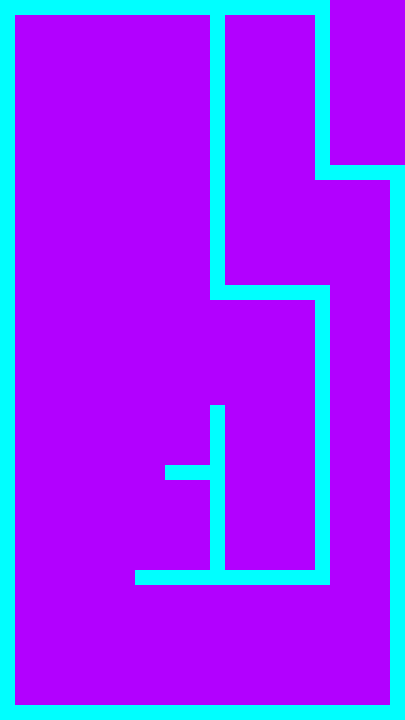

A 2D game scene composited from a Tiled map and its tileset images. What follows is a short description and the map's XML, with every tile layer's data as written:
An orthogonal 27x48 tile map with 15x15 px tiles, 1 tile layer (Tile Layer 1), 3 tilesets and 15 objects.

<map version="1.0" tiledversion="1.1.5" orientation="orthogonal" renderorder="right-down" width="27" height="48" tilewidth="15" tileheight="15" infinite="0" nextobjectid="151">
 <tileset firstgid="1" name="tileset" tilewidth="15" tileheight="15" tilecount="10" columns="10">
  <image source="../gfx/tilesets/blocks.png" width="150" height="15" />
 </tileset>
 <tileset firstgid="11" name="button" tilewidth="15" tileheight="15" tilecount="1" columns="1">
  <image source="../gfx/images/button.png" width="15" height="15" />
 </tileset>
 <tileset firstgid="12" name="turret" tilewidth="15" tileheight="15" tilecount="2" columns="2">
  <image source="../gfx/images/turret.png" width="30" height="15" />
 </tileset>
 <layer name="Tile Layer 1" width="27" height="48">
  <data encoding="csv">
7,7,7,7,7,7,7,7,7,7,7,7,7,7,7,7,7,7,7,7,7,7,9,9,9,9,9,
7,9,9,9,9,9,9,9,9,9,9,9,9,9,7,9,9,9,9,9,9,7,9,9,9,9,9,
7,9,9,9,9,9,9,9,9,9,9,9,9,9,7,9,9,9,9,9,9,7,9,9,9,9,9,
7,9,9,9,9,9,9,9,9,9,9,9,9,9,7,9,9,9,9,9,9,7,9,9,9,9,9,
7,9,9,9,9,9,9,9,9,9,9,9,9,9,7,9,9,9,9,9,9,7,9,9,9,9,9,
7,9,9,9,9,9,9,9,9,9,9,9,9,9,7,9,9,9,9,9,9,7,9,9,9,9,9,
7,9,9,9,9,9,9,9,9,9,9,9,9,9,7,9,9,9,9,9,9,7,9,9,9,9,9,
7,9,9,9,9,9,9,9,9,9,9,9,9,9,7,9,9,9,9,9,9,7,9,9,9,9,9,
7,9,9,9,9,9,9,9,9,9,9,9,9,9,7,9,9,9,9,9,9,7,9,9,9,9,9,
7,9,9,9,9,9,9,9,9,9,9,9,9,9,7,9,9,9,9,9,9,7,9,9,9,9,9,
7,9,9,9,9,9,9,9,9,9,9,9,9,9,7,9,9,9,9,9,9,7,9,9,9,9,9,
7,9,9,9,9,9,9,9,9,9,9,9,9,9,7,9,9,9,9,9,9,7,7,7,7,7,7,
7,9,9,9,9,9,9,9,9,9,9,9,9,9,7,9,9,9,9,9,9,9,9,9,9,9,7,
7,9,9,9,9,9,9,9,9,9,9,9,9,9,7,9,9,9,9,9,9,9,9,9,9,9,7,
7,9,9,9,9,9,9,9,9,9,9,9,9,9,7,9,9,9,9,9,9,9,9,9,9,9,7,
7,9,9,9,9,9,9,9,9,9,9,9,9,9,7,9,9,9,9,9,9,9,9,9,9,9,7,
7,9,9,9,9,9,9,9,9,9,9,9,9,9,7,9,9,9,9,9,9,9,9,9,9,9,7,
7,9,9,9,9,9,9,9,9,9,9,9,9,9,7,9,9,9,9,9,9,9,9,9,9,9,7,
7,9,9,9,9,9,9,9,9,9,9,9,9,9,7,9,9,9,9,9,9,9,9,9,9,9,7,
7,9,9,9,9,9,9,9,9,9,9,9,9,9,7,7,7,7,7,7,7,7,9,9,9,9,7,
7,9,9,9,9,9,9,9,9,9,9,9,9,9,9,9,9,9,9,9,9,7,9,9,9,9,7,
7,9,9,9,9,9,9,9,9,9,9,9,9,9,9,9,9,9,9,9,9,7,9,9,9,9,7,
7,9,9,9,9,9,9,9,9,9,9,9,9,9,9,9,9,9,9,9,9,7,9,9,9,9,7,
7,9,9,9,9,9,9,9,9,9,9,9,9,9,9,9,9,9,9,9,9,7,9,9,9,9,7,
7,9,9,9,9,9,9,9,9,9,9,9,9,9,9,9,9,9,9,9,9,7,9,9,9,9,7,
7,9,9,9,9,9,9,9,9,9,9,9,9,9,9,9,9,9,9,9,9,7,9,9,9,9,7,
7,9,9,9,9,9,9,9,9,9,9,9,9,9,9,9,9,9,9,9,9,7,9,9,9,9,7,
7,9,9,9,9,9,9,9,9,9,9,9,9,9,7,9,9,9,9,9,9,7,9,9,9,9,7,
7,9,9,9,9,9,9,9,9,9,9,9,9,9,7,9,9,9,9,9,9,7,9,9,9,9,7,
7,9,9,9,9,9,9,9,9,9,9,9,9,9,7,9,9,9,9,9,9,7,9,9,9,9,7,
7,9,9,9,9,9,9,9,9,9,9,9,9,9,7,9,9,9,9,9,9,7,9,9,9,9,7,
7,9,9,9,9,9,9,9,9,9,9,7,7,7,7,9,9,9,9,9,9,7,9,9,9,9,7,
7,9,9,9,9,9,9,9,9,9,9,9,9,9,7,9,9,9,9,9,9,7,9,9,9,9,7,
7,9,9,9,9,9,9,9,9,9,9,9,9,9,7,9,9,9,9,9,9,7,9,9,9,9,7,
7,9,9,9,9,9,9,9,9,9,9,9,9,9,7,9,9,9,9,9,9,7,9,9,9,9,7,
7,9,9,9,9,9,9,9,9,9,9,9,9,9,7,9,9,9,9,9,9,7,9,9,9,9,7,
7,9,9,9,9,9,9,9,9,9,9,9,9,9,7,9,9,9,9,9,9,7,9,9,9,9,7,
7,9,9,9,9,9,9,9,9,9,9,9,9,9,7,9,9,9,9,9,9,7,9,9,9,9,7,
7,9,9,9,9,9,9,9,9,7,7,7,7,7,7,7,7,7,7,7,7,7,9,9,9,9,7,
7,9,9,9,9,9,9,9,9,9,9,9,9,9,9,9,9,9,9,9,9,9,9,9,9,9,7,
7,9,9,9,9,9,9,9,9,9,9,9,9,9,9,9,9,9,9,9,9,9,9,9,9,9,7,
7,9,9,9,9,9,9,9,9,9,9,9,9,9,9,9,9,9,9,9,9,9,9,9,9,9,7,
7,9,9,9,9,9,9,9,9,9,9,9,9,9,9,9,9,9,9,9,9,9,9,9,9,9,7,
7,9,9,9,9,9,9,9,9,9,9,9,9,9,9,9,9,9,9,9,9,9,9,9,9,9,7,
7,9,9,9,9,9,9,9,9,9,9,9,9,9,9,9,9,9,9,9,9,9,9,9,9,9,7,
7,9,9,9,9,9,9,9,9,9,9,9,9,9,9,9,9,9,9,9,9,9,9,9,9,9,7,
7,9,9,9,9,9,9,9,9,9,9,9,9,9,9,9,9,9,9,9,9,9,9,9,9,9,7,
7,7,7,7,7,7,7,7,7,7,7,7,7,7,7,7,7,7,7,7,7,7,7,7,7,7,7
</data>
 </layer>
 <objectgroup name="collision">
  <object id="75" x="0" y="705" width="405" height="15" />
  <object id="139" x="0" y="0" width="330" height="15" />
  <object id="140" x="210" y="15" width="15" height="285" />
  <object id="141" x="225" y="285" width="105" height="15" />
  <object id="142" x="315" y="300" width="15" height="285" />
  <object id="143" x="135" y="570" width="180" height="15" />
  <object id="144" x="210" y="405" width="15" height="165" />
  <object id="145" x="165" y="465" width="45" height="15" />
  <object id="146" x="0" y="15" width="15" height="690" />
  <object id="148" x="315" y="165" width="75" height="15" />
  <object id="149" x="315" y="15" width="15" height="150" />
  <object id="150" x="390" y="165" width="15" height="540" />
 </objectgroup>
 <objectgroup name="Button">
  <object id="136" gid="11" x="285" y="570" width="15" height="15" />
 </objectgroup>
 <objectgroup name="Turrets">
  <object id="137" gid="12" x="15" y="225" width="15" height="15" />
  <object id="138" gid="12" x="15" y="465" width="15" height="15" />
 </objectgroup>
</map>